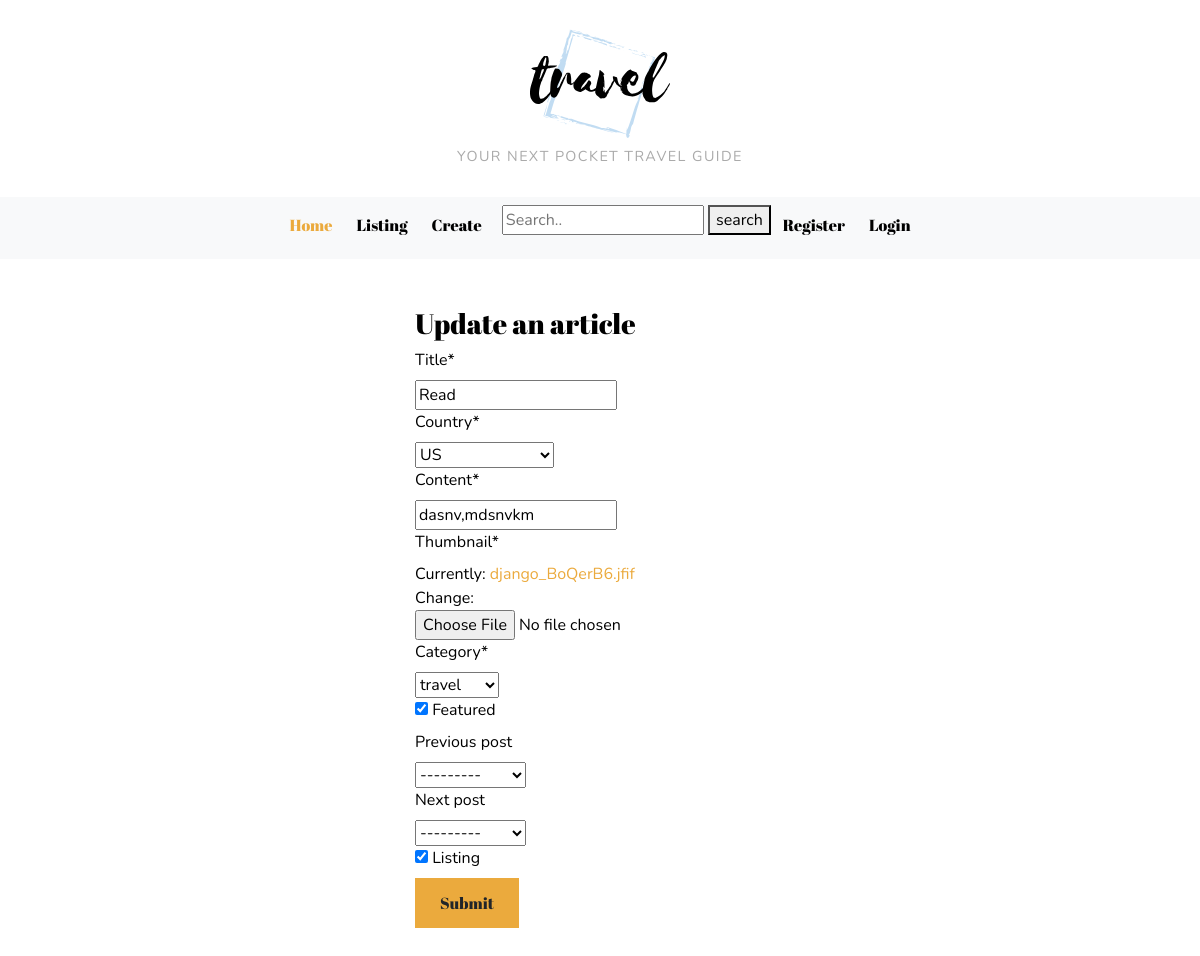
/update/1/ (signed in), run on an earlier commit of the app's database.
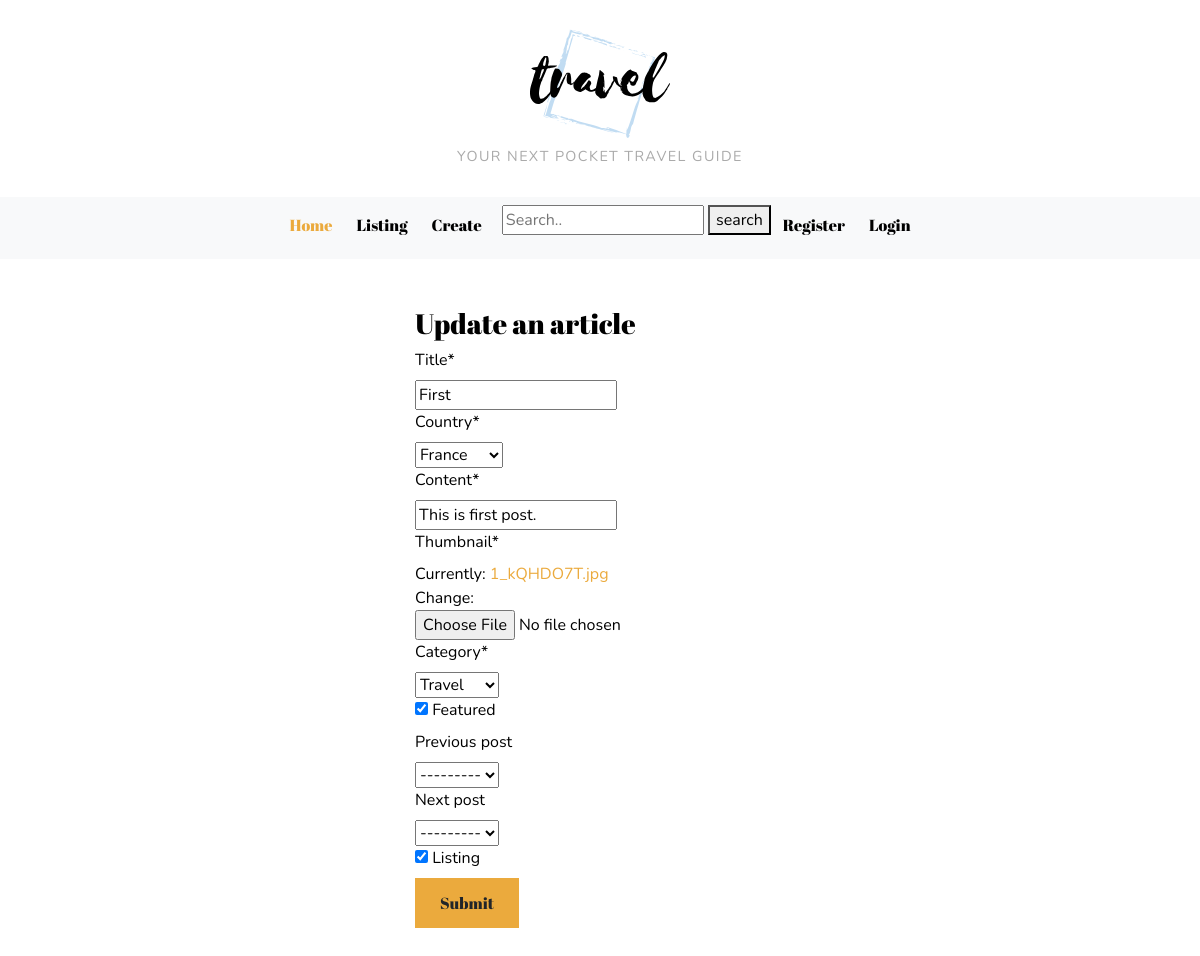
And on a later commit of the database.
### posts/models.py (models this page shows, shortened)
class Post(models.Model):
	title = models.CharField(max_length=100,blank=False,null=False)
	content = models.CharField(max_length=300,blank=False,null=False)
	author = models.ForeignKey(Author,on_delete=models.CASCADE)
	timestamp = models.DateTimeField(auto_now_add=True)
	category = models.ForeignKey(Category,on_delete=models.CASCADE)
	country = models.ForeignKey(Country,on_delete=models.CASCADE,default=None)
	thumbnail = models.ImageField()
	featured = models.BooleanField()
	listing = models.BooleanField()
	previous_post = models.ForeignKey(
	'self', related_name='previous', on_delete=models.SET_NULL, blank=True, null=True)
	next_post = models.ForeignKey(
	'self', related_name='next', on_delete=models.SET_NULL, blank=True, null=True)
	def __str__(self):
		return self.title

class Category(models.Model):
	title = models.CharField(max_length=20)
	def __str__(self):
		return self.title

### posts/views.py (the view)
# urls.py: path('update/<str:pk>/',PostUpdate,name='update'),
def PostUpdate(request,pk):
	title='Update'
	post=get_object_or_404(Post,pk=pk)
	form=PostForm(request.POST or None, request.FILES or None,instance=post)
	author=Author.objects.get(user=request.user)
	if request.POST:
		if form.is_valid():
			form.instance.author=author
			form.save()
			return redirect(reverse('detail',kwargs={'pk':form.instance.pk}))
	context={'form':form,'title':title}
	return render(request,'post_create.html',context)

### posts/forms.py
class PostForm(forms.ModelForm):
	class Meta:
		model = Post
		fields = ('title', 'country', 'content', 'thumbnail',
		'category', 'featured', 'previous_post', 'next_post','listing',)

### posts/models.py (called while the page is built)
	def __str__(self):
		return self.name

### templates/post_create.html (shortened to what this page needs)
{% extends 'base.html' %}
{% load crispy_forms_tags %}
{% block content %}
<div class="col-4 offset-4 mb-5 mt-5">
<h3>{{ title }} an article</h3>
<form method="POST" action="." enctype="multipart/form-data">
    {{ form|crispy }}
    <button class="btn btn-primary" type="submit">Submit</button>
</form>
</div>
{% endblock content %}

What changed in the data, as far as the page shows it:
changed Post: title "Read" → "First"; country "US" → "France"; content "dasnv,mdsnvkm" → "This is first post."; category "travel" → "Travel"
Also different on the page:
text no longer shown: "Title * Country * Content * Thumbnail * Currently: django_BoQerB6.jfif Change: Category * Featured Previous post Next post Listing"
text now shown: "Title * Country * Content * Thumbnail * Currently: 1_kQHDO7T.jpg Change: Category * Featured Previous post Next post Listing"
